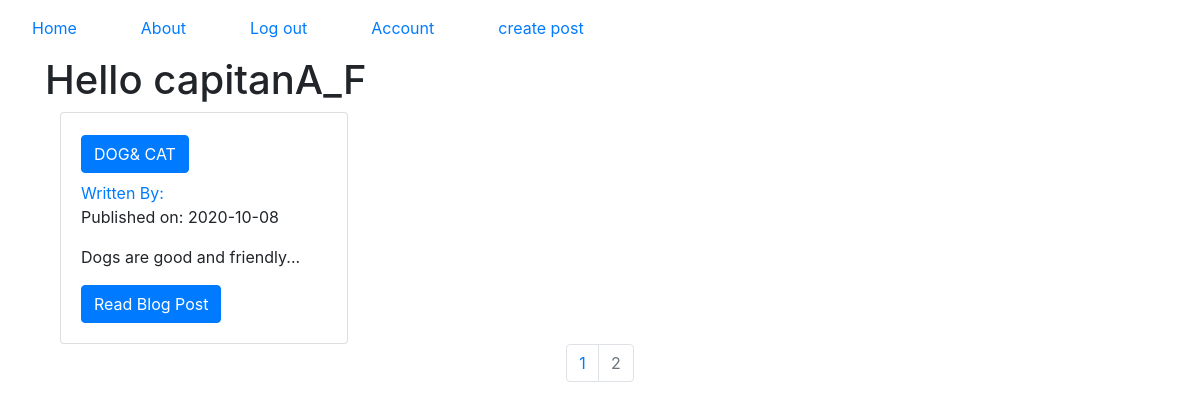
The page /?page=2 (signed in) on the database its author committed.
### puppyblog/models.py (models this page shows, shortened)
class User(db.Model, UserMixin):
    __tablename__ = "users"
    id = db.Column(db.Integer, unique=True, primary_key=True)
    user_name = db.Column(db.String(64), nullable=False, unique=True, index=True)
    email = db.Column(db.String(64), nullable=False, unique=True, index=True)
    hash_password = db.Column(db.String(128), unique=True, nullable=False)
    profile_image = db.Column(db.String(64), default='default_profile.png')
    blog_post = db.relationship('BlogPost', backref='Author', lazy=True)

class BlogPost(db.Model):
    __tabelname__ = "blogposts"
    users = db.relationship(User)
    id = db.Column(db.Integer, unique=True, primary_key=True)
    user_id = db.Column(db.Integer, db.ForeignKey("users.id"), nullable=False)
    title = db.Column(db.String(128), nullable=False)
    date = db.Column(db.DateTime, nullable=True, default=datetime.utcnow())
    body = db.Column(db.Text(), nullable=False)

### puppyblog/core/views.py (the view)
@core.route("/")
def index():
    page = request.args.get('page', 1, type=int)
    blog_posts = BlogPost.query.order_by(BlogPost.date.desc()).paginate(page=page, per_page=5)
    return render_template("index.html", blog_posts=blog_posts)

### puppyblog/models.py (called while the page is built)
@login_manager.user_loader
def user_loader(user_id):
    return User.query.get(user_id)

### puppyblog/templates/index.html
{%extends "base.html"%}
{%block content%}
{%if current_user.is_authenticated%}
<h1>Hello {{current_user.user_name}}</h1>
<div class="container">
    {%for post in blog_posts.items%}
    <div class="card" style="width: 18rem;">
        <div class="card-body">
            <h2><a href="{{url_for('blog_posts.view', blog_post_id=post.id)}}"
                   class="btn btn-primary">{{post.title}} </a></h2>
            <a href="{{ url_for('users.user_post', user_name=post.Author.user_name) }}">Written By: {{
                post.Author.username }}</a>
            <p>Published on: {{ post.date.strftime('%Y-%m-%d') }}</p>
            <p class="card-text">{{post.body[:100]}}...</p>
            <a href="{{ url_for('blog_posts.view', blog_post_id=post.id) }}" class="btn btn-primary">Read Blog
                Post</a>
        </div>
        {%endfor%}
    </div>
</div>
<nav aria-label="Page navigation example">
    <ul class="pagination justify-content-center">
        {% for page_num in blog_posts.iter_pages(left_edge=1, right_edge=1, left_current=1, right_current=2) %}
        {% if blog_posts.page == page_num %}
        <li class="page-item disabled">
            <a class="page-link" href="{{ url_for('core.index', page=page_num) }}">{{ page_num }}</a></li>
        {% else %}
        <li class="page-item"><a class="page-link" href="{{ url_for('core.index', page=page_num) }}">{{ page_num
            }}</a></li>
        {% endif %}
        {% endfor %}
    </ul>
</nav>
{%else%}
<div class="jumbotron">
    <h1>Hello, wellcome to puppy blog!</h1>
    <h4>please register or login to see the Posts!</h4>
</div>
{%endif%}
{%endblock%}

### rows shown on the page
User: user_name "capitanA_F"
BlogPost: title "DOG& CAT", date "2020-10-08", body "Dogs are good and friendly"

### other values the page prints
{{ page_num }} "1"
{{ page_num }} "2"
